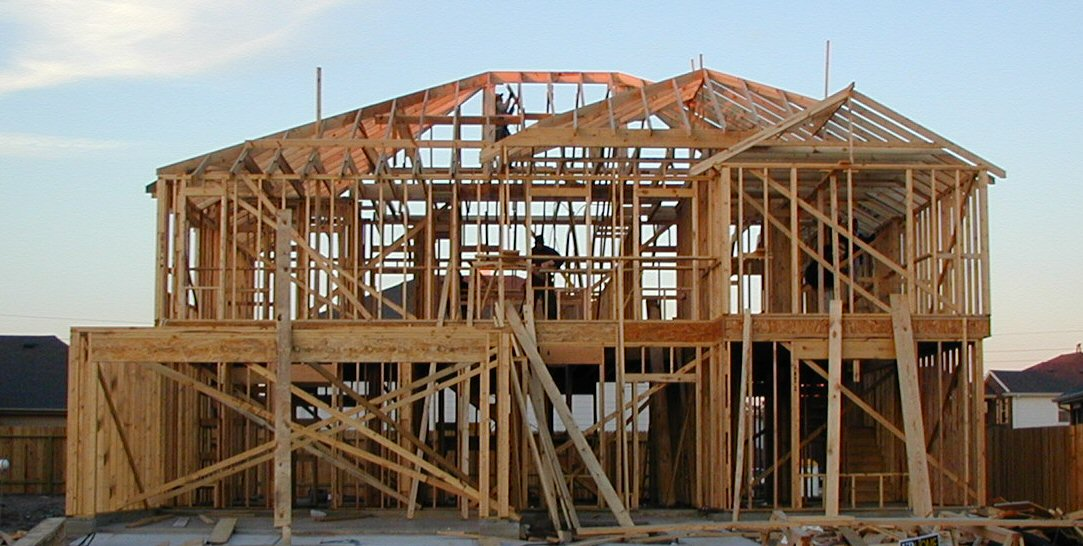
#> input picture img/original.png, 1083 x 546 px, found by its file name
$ python diffmap.py original.png stego.jpg
#> lines starting #> are read from the running program, lines starting #| are printed output that depends on the picture; pictures that were not available may be replaced by others from this repository, and a replacement may not be noted
#!/usr/bin/env python3
# diffmap.py — visualize the difference between original and stego image
# usage: python3 diffmap.py original.png stego.jpg

import os
import sys
import numpy as np
from PIL import Image

out_path = os.path.join(os.path.dirname(os.path.abspath(sys.argv[2])), "diffmap.png")

# how much to amplify the differences — SS changes pixels by ~10 units,
# which is hard to see. multiplying by 10 makes them clearly visible.
AMPLIFY_FACTOR = 255 #10

# pixel values are 0-255 — cap there after amplification
MAX_PIXEL = 255

# load both images as RGB arrays of shape (height, width, 3)
# convert to float so subtraction does not wrap around (e.g. 2 - 5 = -3, not 253)
orig  = np.array(Image.open(sys.argv[1]).convert("RGB")).astype(float)
stego = np.array(Image.open(sys.argv[2]).convert("RGB")).astype(float)
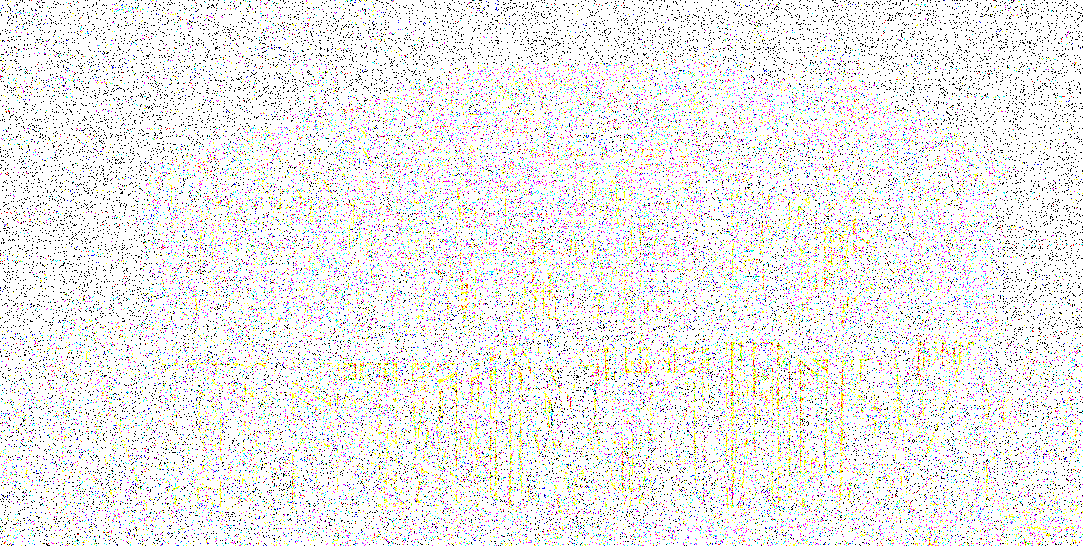
#> input picture img/diffmap_ss.png, 1083 x 546 px, given in place of stego.jpg, which was not available

# subtract — result is how much each pixel changed
# abs() because we care about the magnitude, not the direction
diff = np.abs(stego - orig)
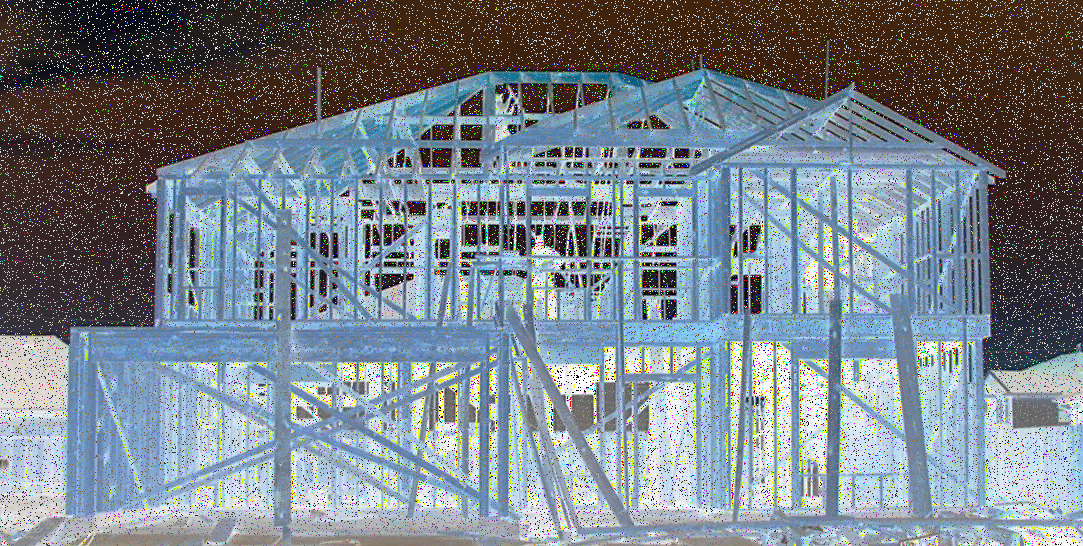
#> diff: shape (546, 1083, 3) float64; mean R, G, B 119.9, 129.6, 138.6

# amplify so small differences are visible, then clamp back to 0-255
amplified = np.clip(diff * AMPLIFY_FACTOR, 0, MAX_PIXEL).astype(np.uint8)
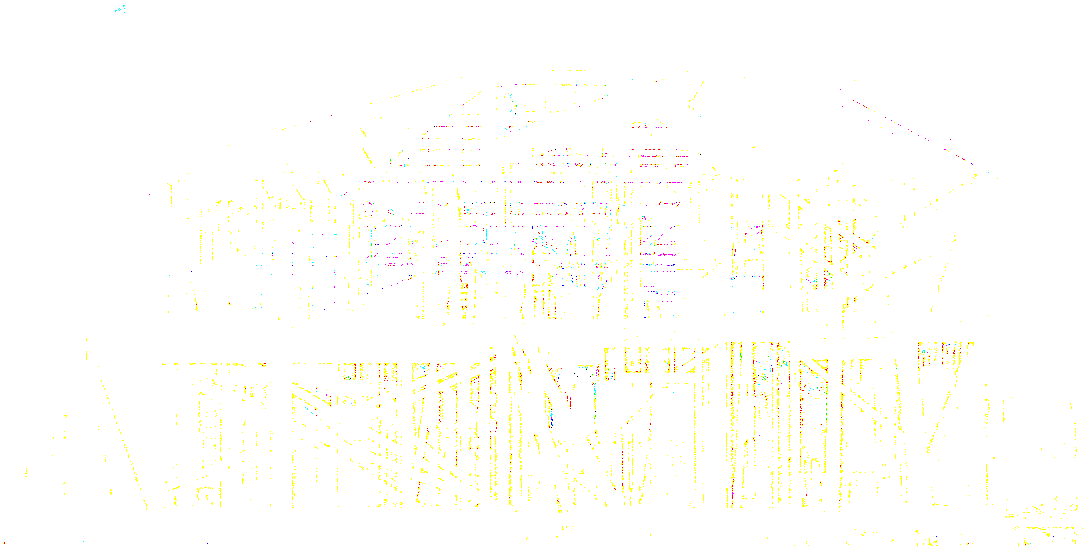
#> amplified: shape (546, 1083, 3); mean R, G, B 254.8, 254.5, 250.9

# save the amplified diff as a grayscale-ish image
# LSB        → regular pattern (bits concentrated in LSB of each pixel)
# SS         → uniform salt-and-pepper noise (signal spread across all pixels)
# SS + --auto-mask → NOT uniform anymore, on purpose: noise concentrates
#              where the structure tensor found high texture. a diffmap
#              that lines up with the edges/texture of the original is
#              the mask working as intended, not a bug.
Image.fromarray(amplified).save(out_path)
total_pixels = orig.shape[0] * orig.shape[1]
#> total_pixels = 591318

# collapse the 3 channels — a pixel is "changed" if any channel changed
changed = np.sum(np.any(diff > 0, axis=2))
#> changed = 591297
print(f"output        : {out_path}  (differences amplified {AMPLIFY_FACTOR}x)")
print(f"image size    : {orig.shape[1]}x{orig.shape[0]} px  ({total_pixels} pixels total)")
#| image size    : 1083x546 px  (591318 pixels total)
print(f"pixels changed: {changed} / {total_pixels}  ({100*changed/total_pixels:.1f}%)")
#| pixels changed: 591297 / 591318  (100.0%)
print(f"max diff      : {diff.max():.1f}  (largest single pixel change)")
#| max diff      : 255.0  (largest single pixel change)
print(f"mean diff     : {diff.mean():.3f}  (average change — below ~5 is imperceptible)\n")
#| mean diff     : 129.358  (average change — below ~5 is imperceptible)
